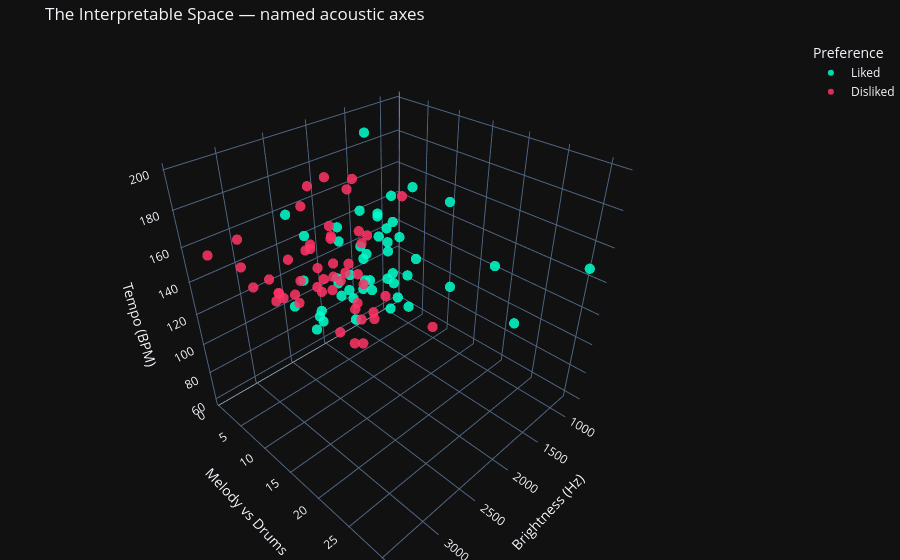

The code cell stored with this chart in its notebook:
### Code cell
# A 3D interpretable map using the three most telling named axes (real units)
fig = px.scatter_3d(
    df, x="brightness_centroid", y="melody_to_drum_ratio", z="tempo_bpm",
    color="Preference", hover_name="Track", color_discrete_map=PALETTE,
    labels={"brightness_centroid": "Brightness (Hz)",
            "melody_to_drum_ratio": "Melody vs Drums",
            "tempo_bpm": "Tempo (BPM)"},
    title="The Interpretable Space — named acoustic axes",
)
fig.update_traces(marker=dict(size=6, opacity=0.85))
fig.update_layout(template="plotly_dark", margin=dict(l=0, r=0, b=0, t=40))
fig.show()

### Figure 1 — Plotly figure (JSON) as saved in the notebook; plotly's stock layout.template omitted (floating-point values rounded to 4 significant figures)
{"data": [{"hovertemplate": "<b>%{hovertext}</b><br><br>Preference=Liked<br>Brightness (Hz)=%{x}<br>Melody vs Drums=%{y}<br>Tempo (BPM)=%{z}<extra></extra>", "hovertext": ["Soneya (Official Music Video) - Asim Azhar", "Mystery of Love", "Nawab - Bhaga Bhaga Lyric (Telugu) ｜ @ARRahman  ｜ Mani Ratnam ｜ Rakendu Mouli", "Maanu - 4U (Official Music Video)", "Bu Kolthoum - Wallé  ｜  بو كلثوم - ولّع", "Khamaaj ｜ Shafqat Amanat Ali ｜ Season 2 ｜ Coke Studio Pakistan ｜@RohailHyattMusic", "গোলোকধাঁধা ｜｜ Golokdhadha ｜｜ Kaaktaal ｜｜ Demo", "Coke Studio Season 11｜ Malang ｜ Sahir Ali Bagga and Aima Baig", "Oh Wonder - Lonely Star (Audio)", "London Grammar - Wrecking Ball in the Live Lounge", "Jol Shopno (Official Audio) ｜ Palbasha Siddique ｜ Arafat Mohsin ｜ Studio58", "Miyagi & Эндшпиль feat. Рем Дигга - I Got Love (Official Video)", "Mashrou' Leila - 06 - Kalaam (s⧸he) (Official Lyric Clip ) ｜ مشروع ليلى - كلام", "Thom Yorke - Suspirium", "Apparat - Goodbye (Official Audio)", "Nindiya Re ｜ Kaavish ｜ Season 4 ｜ Coke Studio Pakistan ｜ @RohailHyattMusic", "Kotha Koiyo Na ｜ Coke Studio Bangla ｜ Season 2 ｜ Shiblu Mredha X Aleya Begum X Emon Chowdhury", "Traces Of You", "Kaavish - Dekho", "TERI JUSTAJOO - - FULL SONG", "Agnes Obel - Dorian (Official Video)", "Mayabono Biharini from BEDROOM by Somlata", "Kaatru Veliyidai - Saarattu Vandiyila Video ｜ A.R. Rahman ｜ Karthi ｜ Latest Hit", "Lexie Liu -  Metropolis (Official Lyric Video)", "Mashrou' Leila - Roman (Official Music Video) ｜ مشروع ليلى - رومان", "flora cash - You're Somebody Else (Lyric Video)", "Anuv Jain - AFSOS ft. AP Dhillon (Official Visualizer)", "Kaavish - Faasle (Studio Version)", "AURORA - Runaway (Audio)", "Maanu - Jhol (Acoustic) ｜ Annural Khalid ｜ Abdullah Siddiqui ｜ Asfand", "Wangden Sherpa - Timi Nacha Na  [Official Lyric Visualizer] Prod. FRWNY", "AURORA - Rasputin (Boney M cover - acoustic ⧸ live)", "flora cash - They Own This Town (Lyric Video)", "Mashrou' Leila - 05 - Maghawir (Official Lyric Clip ) ｜ مشروع ليلى - مغاوير", "Jhol ｜ Coke Studio Pakistan ｜ Season 15 ｜ Maanu x Annural Khalid", "Maanu - Khwaab (feat. Mujju) (Official Audio)", "Murtaza Qizilbash ｜ Hum ｜ Official Audio", "Bu Kolthoum - Zamilou ｜ بو كلثوم - زمّلوا", "Anuv Jain - HUSN (Official Video)", "SomeWhatSuper & Laqeer Ke Faqeer - Mithu Donda (Lyrical Video)", "ভাবের দেশে থাকো কন্যা｜｜bhaber deshe thako konna｜｜ Bari Siddiqui ｜｜Animes Roy", "Wangden Sherpa - Tadha Tadha (ft. Prajina) [Official Video]", "Long Distance Love ｜ Coke Studio Bangla", "Bibi Sanam ｜ Zeb & Haniya ｜ Season 3 ｜ Coke Studio Pakistan ｜@RohailHyattMusic", "Nitin Sawhney performing ＂Sunset＂ on KCRW", "Oh Wonder - All We Do", "Banjara - Clinton Cerejo feat Vijay Prakash & Nandini Srikar, Coke Studio @ MTV Season 2", "Mashrou' Leila - 08 - Falyakon (Official Lyric Clip ) ｜ مشروع ليلى - فليكن", "Coke Studio ｜ Season 14 ｜ Pasoori ｜ Ali Sethi x Shae Gill"], "legendgroup": "Liked", "marker": {"color": "#00ffcc", "opacity": 0.85, "size": 6, "symbol": "circle"}, "mode": "markers", "name": "Liked", "scene": "scene", "showlegend": true, "type": "scatter3d", "x": [2207.0, 1129.0, 1955.0, 1417.0, 2482.0, 1826.0, 1659.0, 2121.0, 845.1, 1268.0, 1828.0, 2261.0, 1369.0, 977.0, 1270.0, 1450.0, 1748.0, 1546.0, 1434.0, 1835.0, 821.7, 1819.0, 2228.0, 1901.0, 1338.0, 1430.0, 1692.0, 1188.0, 1465.0, 1609.0, 1619.0, 1500.0, 2340.0, 2352.0, 1681.0, 1807.0, 1552.0, 1508.0, 1635.0, 2070.0, 1457.0, 1400.0, 1916.0, 2498.0, 1380.0, 1246.0, 2012.0, 1787.0, 2286.0], "y": [2.41, 13.82, 9.197, 5.823, 1.907, 4.407, 9.193, 5.53, 2.956, 25.09, 9.188, 1.525, 9.172, 31.27, 5.944, 16.2, 2.576, 7.236, 2.792, 6.047, 17.94, 4.027, 3.26, 2.683, 4.728, 7.054, 5.522, 8.38, 10.63, 9.066, 3.865, 2.049, 3.66, 1.993, 4.107, 3.096, 7.496, 2.824, 6.731, 4.521, 6.99, 3.93, 7.405, 2.009, 6.28, 5.957, 4.371, 1.171, 4.379], "z": [89.1, 107.7, 123.0, 129.2, 161.5, 80.75, 95.7, 117.5, 86.13, 112.3, 161.5, 143.6, 89.1, 152.0, 86.13, 172.3, 107.7, 143.6, 89.1, 136.0, 123.0, 95.7, 95.7, 143.6, 99.38, 103.4, 198.8, 117.5, 172.3, 152.0, 103.4, 112.3, 86.13, 117.5, 152.0, 99.38, 129.2, 117.5, 152.0, 117.5, 161.5, 129.2, 112.3, 103.4, 107.7, 129.2, 103.4, 129.2, 92.29]}, {"hovertemplate": "<b>%{hovertext}</b><br><br>Preference=Disliked<br>Brightness (Hz)=%{x}<br>Melody vs Drums=%{y}<br>Tempo (BPM)=%{z}<extra></extra>", "hovertext": ["Justin Bieber - Sorry (Lyrics)", "Avalon (dist. demo)", "JENNIE - twin (Official Lyric Video)", "Monali Thakur - Sawaar Loon (Lyrics) ｜ Lootera", "Mehmaan ｜ Coke Studio Pakistan ｜ Season 15 ｜ Nizam Torwali x Zeb Bangash x Noorima Rehan", "BLACKPINK - 'Ice Cream (with Selena Gomez)' Audio", "LISA - BORN AGAIN (Lyrics) ft. Doja Cat & RAYE", "Love To Hate Me", "Miley Cyrus - Flowers (Lyrics)", "Adele - When We Were Young (lyrics)", "Lana Del Rey - National Anthem (Lyrics)", "Gerua - Shah Rukh Khan ｜ Kajol ｜ Dilwale ｜ Pritam ｜ Arijit Singh ｜ Antara Mitra", "Halsey - Without Me (Lyrics)", "Rema, Selena Gomez - Calm Down", "Doja Cat - Say So (Lyrics) ＂Why dont you say so？＂", "Selena Gomez - Kill Em With Kindness (Lyrics)", "Hookah Bar Lyrics - Khiladi 786 ｜ Himesh Reshammiya, Aaman Trikha, Vineet Singh", "Lovesick Girls", "Moh Moh Ke Dhaage (Female) Lyrical Song ｜ Dum Laga Ke Haisha ｜ Ayushmann, Bhumi, Monali, Anu, Varun", "Coke Studio ｜ Season 14 ｜ Beparwah ｜ Momina Mustehsan", "Lyrical ｜ Challa ｜ Song with Lyrics ｜ Jab Tak Hai Jaan ｜ Shah Rukh Khan ｜ A. R. Rahman ｜ Gulzar", "JENNIE (제니) 'Love Hangover' (Color Coded Lyrics)", "Murir Tin ｜ Coke Studio Bangla ｜ Season 2 ｜ Riad X Pollob X Towfique", "Billie Eilish - BIRDS OF A FEATHER (Lyrics)", "Desi Girl Lyrics - Dostana ｜ Vishal-Shekhar, Shankar Mahadevan, Sunidhi Chauhan, Vishal Dadlani", "Lyrical ｜ Heer ｜ Song with Lyrics ｜ Jab Tak Hai Jaan ｜ Shah Rukh Khan, Katrina ｜ A R Rahman ｜ Gulzar", "Chaudhary Lyric Video - Mame Khan ｜ Amit Trivedi", "Nahubo ｜ Coke Studio Bangla ｜ Season 2 ｜ Animes X Daughter of Coastal", "Sham Best Lyric Video - Aisha｜Sonam Kapoor｜Abhay Deol｜Javed Akhtar｜Amit Trivedi", "Chappell Roan - Pink Pony Club (Lyrics)", "Show Me Your Jalwa ｜ Full Song ｜ Aaja Nachle ｜ Madhuri Dixit ｜ Richa ｜ Kailash ｜ Salim ｜ Jaideep", "BLACKPINK 'Forever Young' (Color Coded Lyrics)", "Sabrina Carpenter - Please Please Please (Lyrics)", "Kudmayi - Lyrical ｜ Rocky Aur Rani Kii Prem Kahaani ｜ Ranveer ｜ Alia ｜ Shahid ｜ Pritam ｜ Amitabh", "Jonas Brothers - Burnin' Up [4K] [60FPS]", "You Never Know", "Billie Eilish - WILDFLOWER (Official Lyric Video)", "Ghodey Pe Sawaar (LYRICS) - Qala ｜ Tripti Dimri, Babil Khan ｜ Amit Trivedi, Sireesha Bhagavatula", "Lana Del Rey - Million Dollar Man (Lyrics)", "LISA - MONEY (Lyrics)", "Chal Chaliye ｜ Coke Studio Pakistan ｜ Season 15 ｜ Sajjad Ali x Farheen Raza Jaffry", "Javed Ali ｜ Jashn-E-Bahaaraa (Audio Lyrical) ｜ A. R. Rahman ｜ Hrithik Roshan, Aishwarya Rai", "Billie Eilish - Happier Than Ever (Official Lyric Video)", "Lana Del Rey - Young and Beautiful", "Salim-Sulaiman, Sonu Nigam, Shreya Ghoshal, Salim Sadruddin Merchant - Shukran Allah (Lyric Video)", "A.R Rahman Maahi Ve Full Song (Audio) Highway ｜ Alia Bhatt, Randeep Hooda ｜ Imtiaz Ali", "Ariana Grande -  Break up with your girlfriend, i'm bored (Lyrics)", "JENNIE - F.T.S. (Official Lyric Video)", "Tum Mile - Title Track ｜ Emraan Hashmi, Soha Ali ｜ Pritam ｜ Neeraj Shridhar ｜ Kumaar", "Shafqat Amanat Ali - Teri Jhuki Nazar (Lyrics)"], "legendgroup": "Disliked", "marker": {"color": "#ff3366", "opacity": 0.85, "size": 6, "symbol": "circle"}, "mode": "markers", "name": "Disliked", "scene": "scene", "showlegend": true, "type": "scatter3d", "x": [2239.0, 2279.0, 1840.0, 1764.0, 1474.0, 3427.0, 2682.0, 3087.0, 1907.0, 1794.0, 1931.0, 1916.0, 1951.0, 1941.0, 2498.0, 2326.0, 2299.0, 2777.0, 2155.0, 1807.0, 2678.0, 2433.0, 2552.0, 1827.0, 2183.0, 1680.0, 2186.0, 2423.0, 2178.0, 2083.0, 2068.0, 3064.0, 2188.0, 1737.0, 2710.0, 2662.0, 1466.0, 1687.0, 1909.0, 3068.0, 1835.0, 1780.0, 1386.0, 1883.0, 1758.0, 1892.0, 2501.0, 1747.0, 2470.0, 1898.0], "y": [2.156, 5.03, 10.48, 4.374, 2.622, 3.545, 2.184, 2.888, 1.516, 5.328, 1.253, 6.822, 1.995, 1.732, 2.343, 4.337, 4.286, 2.199, 7.453, 7.918, 2.019, 4.353, 0.6348, 1.678, 1.316, 1.818, 1.814, 1.785, 5.459, 3.648, 3.872, 2.164, 2.997, 3.688, 1.858, 4.584, 3.355, 4.419, 5.103, 4.289, 4.51, 5.583, 7.999, 18.83, 3.978, 1.828, 5.341, 4.659, 3.351, 4.522], "z": [136.0, 123.0, 112.3, 112.3, 129.2, 161.5, 117.5, 161.5, 117.5, 143.6, 172.3, 89.1, 136.0, 143.6, 112.3, 117.5, 129.2, 129.2, 129.2, 89.1, 117.5, 143.6, 107.7, 103.4, 136.0, 161.5, 172.3, 103.4, 123.0, 107.7, 143.6, 143.6, 107.7, 89.1, 112.3, 143.6, 73.83, 103.4, 66.26, 136.0, 89.1, 136.0, 161.5, 112.3, 172.3, 66.26, 172.3, 60.09, 123.0, 123.0]}], "layout": {"legend": {"title": {"text": "Preference"}, "tracegroupgap": 0}, "margin": {"b": 0, "l": 0, "r": 0, "t": 40}, "scene": {"domain": {"x": [0, 1], "y": [0, 1]}, "xaxis": {"title": {"text": "Brightness (Hz)"}}, "yaxis": {"title": {"text": "Melody vs Drums"}}, "zaxis": {"title": {"text": "Tempo (BPM)"}}}, "title": {"text": "The Interpretable Space — named acoustic axes"}}}
